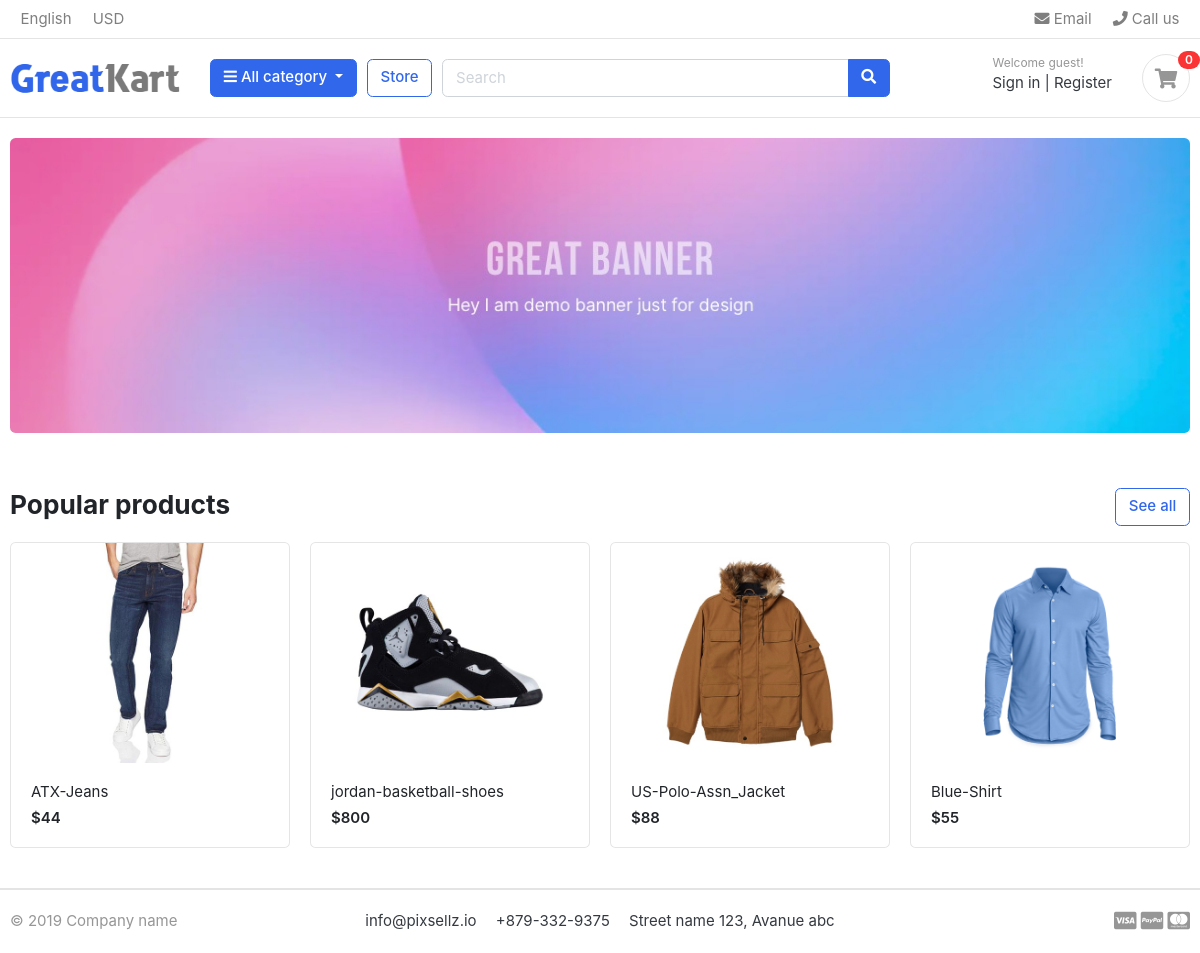
The page / on the database its author committed.
### store/models.py (models this page shows, shortened)
class Product(models.Model):
    product_name    = models.CharField(max_length=200, unique=True)
    slug            = models.SlugField(max_length=200, unique=True)
    description     = models.TextField(max_length=500, blank=True)
    price           = models.IntegerField()
    images          = models.ImageField(upload_to='photos/products')
    stock           = models.IntegerField()
    is_available    = models.BooleanField(default=True)
    category        = models.ForeignKey(Category, on_delete=models.CASCADE)
    created_date    = models.DateTimeField(auto_now_add=True)
    modified_date   = models.DateTimeField(auto_now=True)

### category/views.py (the view)
# urls.py: path('', views.home, name = 'home'),
def home(request):
    products = Product.objects.all().filter(is_available=True)
    context = {
        "products" : products
    }
    return render(request, 'home.html', context)

### category/context_processor.py (called while the page is built)
def menu_links(request):
    links = Category.objects.all()
    return dict(links=links)

### category/models.py (called while the page is built)
    def get_url(self):
        return reverse('products_by_category', args=[self.slug])

### templates/home.html
{% extends 'base.html' %}
{% load static %}
{% block content %}
<section class="section-intro padding-y-sm">
<div class="container">
<div class="intro-banner-wrap">
	<img src="{% static 'images/banners/1.jpg'%}" class="img-fluid rounded">
</div>
</div>
</section>
<section class="section-name padding-y-sm">
<div class="container">
<header class="section-heading">
	<a href="./store.html" class="btn btn-outline-primary float-right">See all</a>
	<h3 class="section-title">Popular products</h3>
</header>
<div class="row">
	{% for i in products %}
	<div class="col-md-3">
		<div class="card card-product-grid">
			<a href="./product-detail.html" class="img-wrap"> <img src="{{i.images.url}}"> </a>
			<figcaption class="info-wrap">
				<a href="./product-detail.html" class="title">{{i.product_name}}</a>
				<div class="price mt-1">${{i.price}}</div>
			</figcaption>
		</div>
	</div>
	{% endfor %}
</div>
</div>
</section>
{% endblock %}

### static/css/ui.css (style rules this page uses)
html { font-family: "Inter", sans-serif; font-size: 15px; }
.img-wrap { text-align: center; display: block; }
.img-wrap img { max-width: 100%; }
.padding-y-sm { padding-top: 20px; padding-bottom: 20px; }
.section-heading { margin-bottom: 20px; margin-top: 15px; }
.section-title { color: #212529; }
[class*=card-product] a.title { color: #212529; display: block; }
[class*=card-product] .img-wrap { overflow: hidden; position: relative; }
[class*=card-product] .img-wrap img { height: 100%; max-width: 100%; width: auto; display: inline-block; -o-object-fit: cover; object-fit: cover; }
.card-product-grid { margin-bottom: 20px; }
.card-product-grid .img-wrap { border-radius: 0.2rem 0.2rem 0 0; height: 220px; }
.card-product-grid .info-wrap { overflow: hidden; padding: 18px 20px; }
.card .img-wrap { overflow: hidden; }
.price { font-weight: 600; color: #212529; }

### rows shown on the page
Product: images (picture), product_name "ATX-Jeans", price "44"
Product: images (picture), product_name "jordan-basketball-shoes", price "800"
Product: images (picture), product_name "US-Polo-Assn_Jacket", price "88"
Product: images (picture), product_name "Blue-Shirt", price "55"
